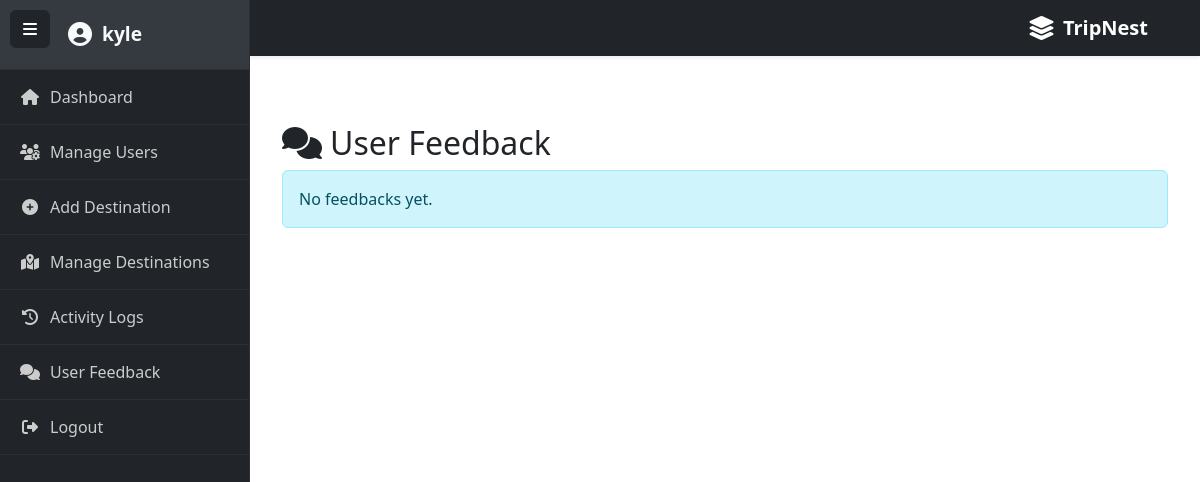
The page /CLIENT/admin_feedback.php (signed in) on the database as committed earlier.
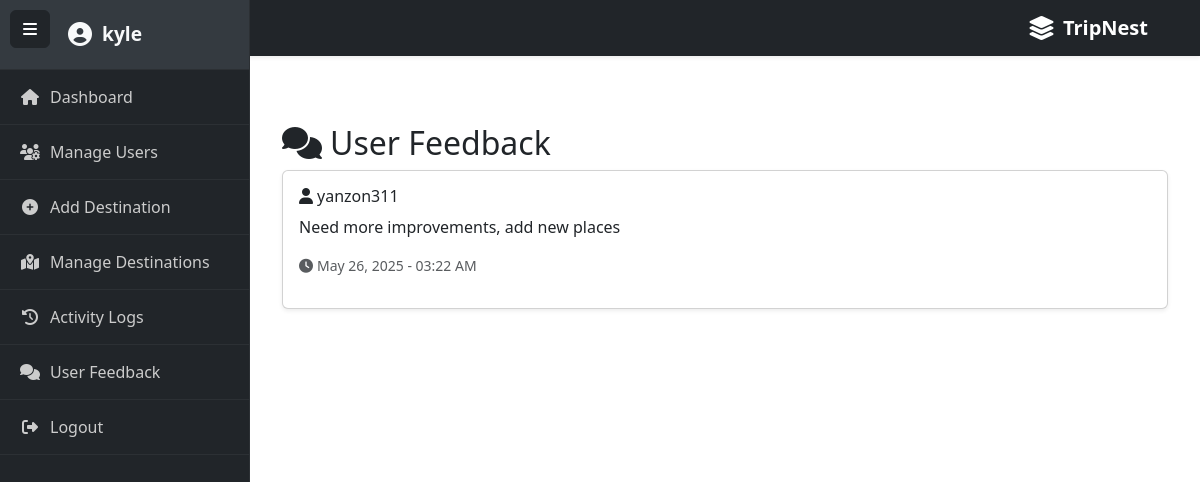
The same page on the database as committed later.
### tables this page shows
CREATE TABLE `feedback` (
  `id` int(11) NOT NULL,
  `user_id` int(11) NOT NULL,
  `message` text NOT NULL,
  `created_at` timestamp NOT NULL DEFAULT current_timestamp()
);

CREATE TABLE `users` (
  `id` int(11) NOT NULL,
  `username` varchar(20) NOT NULL,
  `email` varchar(25) NOT NULL,
  `phone` varchar(20) DEFAULT NULL,
  `address` varchar(35) DEFAULT NULL,
  `password` varchar(25) NOT NULL,
  `role` enum('admin','user') DEFAULT 'user',
  `created_at` timestamp NOT NULL DEFAULT current_timestamp()
);

### CLIENT/admin_feedback.php (the view, shortened to what this page needs)
<?php
include 'includes/config.php';
include 'includes/navbar.php';
include 'includes/sidebar.php';
$sql = "SELECT f.*, u.username FROM feedback f
        JOIN users u ON f.user_id = u.id
        ORDER BY f.created_at DESC";
$result = $conn->query($sql);
?>
<div id="main-content">
  <div class="container py-5">
    <h2><i class="fas fa-comments me-2"></i>User Feedback</h2>
    <?php if ($result->num_rows > 0): ?>
      <?php while ($row = $result->fetch_assoc()): ?>
        <div class="card mb-3 shadow-sm">
          <div class="card-body">
            <h6 class="card-title"><i class="fas fa-user me-1"></i><?= htmlspecialchars($row['username']) ?></h6>
            <p class="card-text"><?= nl2br(htmlspecialchars($row['message'])) ?></p>
            <p class="text-muted small"><i class="fas fa-clock me-1"></i><?= date('F j, Y - h:i A', strtotime($row['created_at'])) ?></p>
          </div>
        </div>
      <?php endwhile; ?>
    <?php else: ?>
      <div class="alert alert-info">No feedbacks yet.</div>
    <?php endif; ?>
  </div>
</div>

### CLIENT/includes/header.php (shortened to what this page needs)
<!DOCTYPE html>
<html lang="en">
<head>
    <link href="https://cdn.jsdelivr.net/npm/bootstrap@5.3.0/dist/css/bootstrap.min.css" rel="stylesheet">
<link href="https://cdnjs.cloudflare.com/ajax/libs/font-awesome/6.4.0/css/all.min.css" rel="stylesheet">
</head>
<body>

### CLIENT/includes/navbar.php (shortened to what this page needs)
<?php include_once "includes/header.php"; ?>
<nav class="navbar navbar-expand-lg navbar-dark bg-dark shadow-sm px-4 " id="mainNavbar">
  <div class="container-fluid">
    <a class="navbar-brand d-flex align-items-center ms-auto" href="#">
      <i class="fas fa-layer-group me-2 fs-4"></i>
      <span class="fw-semibold fs-5">TripNest</span>
    </a>
  </div>
</nav>

### CLIENT/includes/sidebar.php (shortened to what this page needs)
<button class="btn btn-dark toggle-btn" onclick="toggleSidebar()">
    <i class="fas fa-bars"></i>
</button>
<div id="sidebar" class="collapsed">
    <div class="sidebar-header">
       <div class="d-flex align-items-center ms-auto text-light">
        <i class="fas fa-user-circle fs-4 ms-5"></i>
      <div class="d-flex flex-column me-5">
        <span class="fw-semibold ms-1"><?= htmlspecialchars($_SESSION['username']) ?></span>
      </div>
    </div>
    </div>
    <?php if ($_SESSION['role'] === 'admin'): ?>
    <a href="admin.php"><i class="fas fa-home"></i> Dashboard</a>
    <a href="manage_users.php"><i class="fas fa-users-cog"></i> Manage Users</a>
    <a href="add_destination.php"><i class="fas fa-plus-circle"></i> Add Destination</a>
    <a href="manage_destinations.php"><i class="fas fa-map-marked-alt"></i> Manage Destinations</a>
    <a href="activity_logs.php"><i class="fas fa-history"></i> Activity Logs</a>
    <a href="admin_feedback.php"><i class="fas fa-comments"></i> User Feedback</a>
<?php endif; ?>
    <a href="logout.php"><i class="fas fa-sign-out-alt"></i> Logout</a>
</div>

### CLIENT/includes/navbar.php (style rules this page uses)
#mainNavbar { transition: top 0.3s; }

### CLIENT/includes/sidebar.php (style rules this page uses)
#sidebar { width: 250px; height: 100vh; background-color: #212529; position: fixed; top: 0; left: 0; transition: margin-left 0.3s; z-index: 1000; border-right: 1px solid #2c3034; }
#sidebar .sidebar-header { padding: 20px; background-color: #343a40; font-size: 1.2rem; color: #fff; border-bottom: 1px solid #2c3034; }
#sidebar a { padding: 15px 20px; display: flex; align-items: center; color: #ccc; text-decoration: none; border-bottom: 1px solid #2c3034; transition: all 0.2s; }
#sidebar i { margin-right: 10px; width: 20px; text-align: center; }
#main-content { margin-left: 250px; transition: margin-left 0.3s; padding: 20px; }
.toggle-btn { position: fixed; left: 10px; top: 10px; z-index: 1100; }

Rows that differ between the two databases and show on the page:
added feedback: user.username "yanzon311", message "Need more improvements, add new places", created_at "May 26, 2025 - 03:22 AM"
Other text that changed with them:
text no longer shown: "No feedbacks yet."
